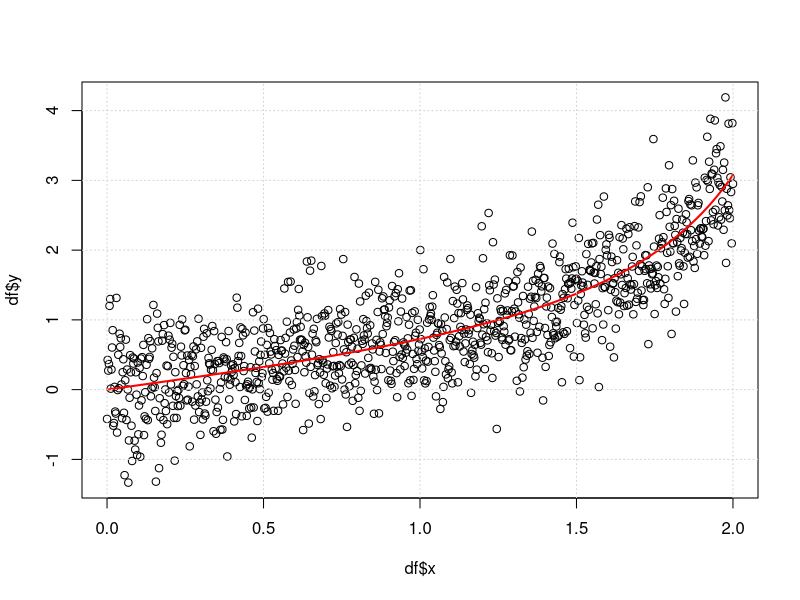
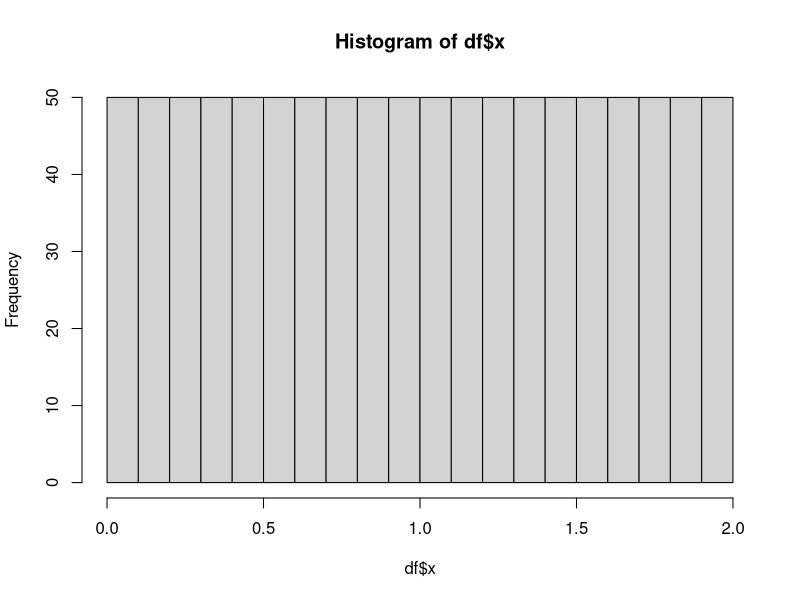
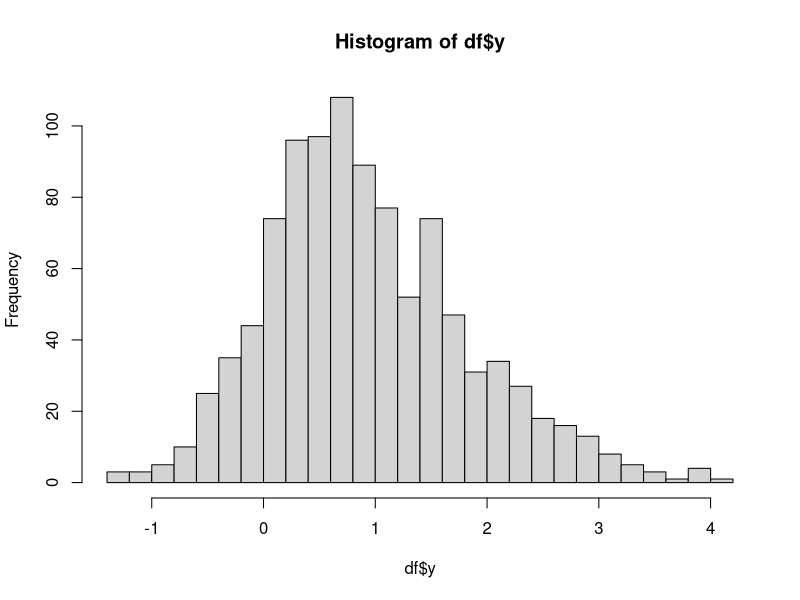
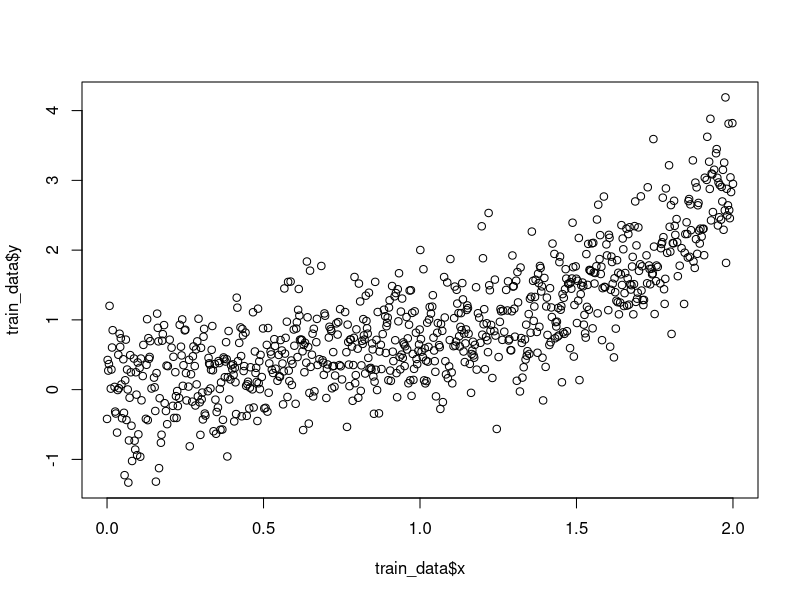
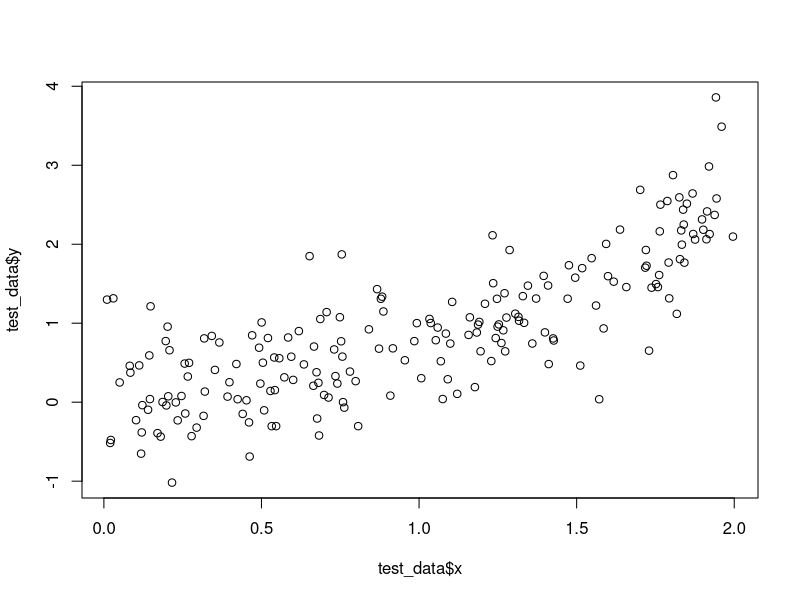
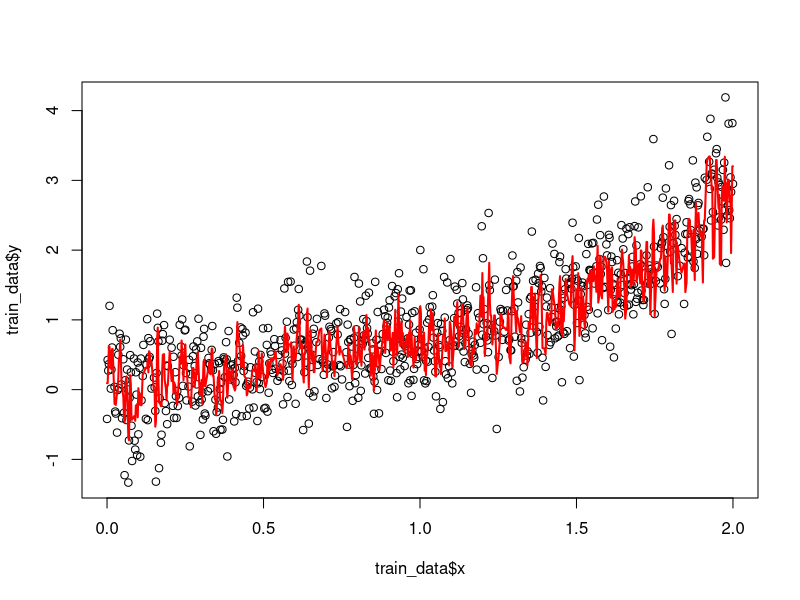
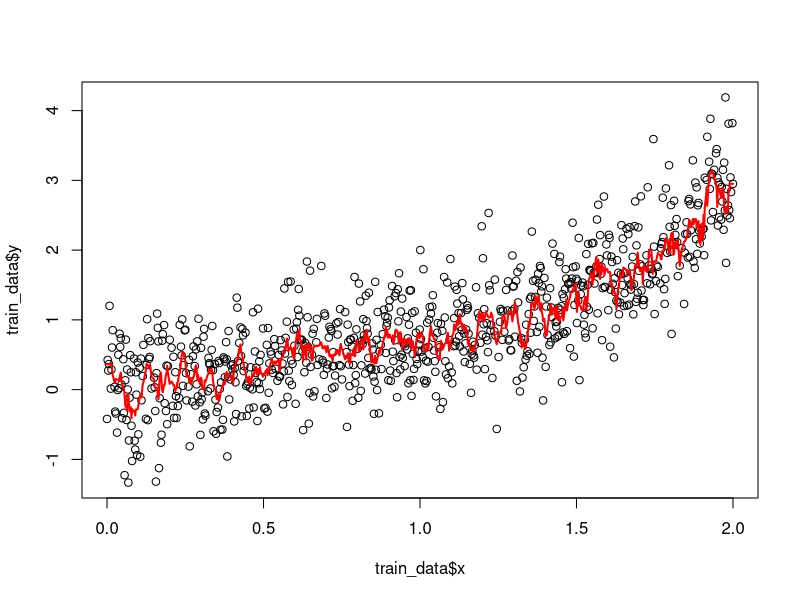
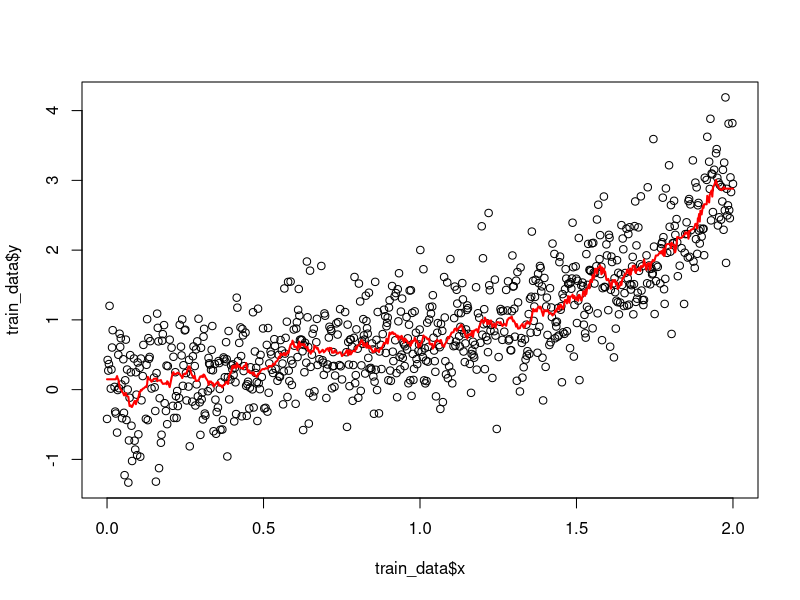

Source code (R) for these figures, in order: (Note: this script raises an error after producing the figures.)
#### KNN algorithm implementation without using library 
## generate data sample -----------
# underlying stochastic process 
f<- function(x) tan(0.2*pi*x)
x<-seq(0,2,length.out = 1000)
y<- f(x)+rnorm(1000,0,0.5)
df<-data.frame(x,y)
head(df)

# plot y vs. x
plot(df$x,df$y)
lines(df$x,f(df$x),col="red",lwd=2);grid()
# Histogram of x
hist(df$x,breaks = 20)

#Histogram of y
hist(df$y, breaks = 20)
# splitting the Data into train and test
train_data_index<-sample(1:nrow(df),0.8*nrow(df))
head(train_data_index)
train_data<-df[train_data_index,]
#ordering for drawing plot
train_data<-train_data[order(train_data$x,decreasing = F),]
head(train_data)
dim(train_data)
plot(train_data$x,train_data$y)
#test
test_data<-df[-train_data_index,]
#ordering for drawing plot
test_data<-test_data[order(test_data$x,decreasing = F),]
dim(test_data)
head(test_data)
plot(test_data$x,test_data$y)
## implementation of KNN algorithm 
KNN_f<-function(x,y,k)
{
  if(!is.matrix(x))
  {
    x<-as.matrix(x)
  }
  if(!is.matrix(y))
  {
    y<-as.matrix(y)
  }
  KNN<-list()
  KNN[["features"]]<-x
  KNN[["response"]]<-y
  KNN[["k"]]<- k
  return(KNN)
}
###calculating pairwise Distance matrix

pdist<-function(A,B)
{
  
  nA<-nrow(A)
  nB<-nrow(B)
  
  a<-apply(A, 1, function(m) t(m)%*% m)
  b<-apply(B, 1, function(m) t(m)%*% m)
  sqrt(
        matrix(a, nA, 1)%*% matrix(rep(1,nB),1,nB) +
        matrix(rep(1,nA),nA,1) %*% matrix(b, 1, nB) -
        2 * A %*% t(B)  
      )
}
### KNN predictor
 KNN_f_predict <- function(KNN, new_data_x)
 {
   if(!is.matrix(new_data_x))
   {
     
     new_data_x<- as.matrix(new_data_x)
   }
   #calculating distances
    
   dist_mat <- pdist(KNN[["features"]],new_data_x)
   t( apply(dist_mat, 2, rank)<=KNN[["k"]]) %*% KNN[["response"]] / KNN[["k"]]
   
 }

 
### prediction on training  data set------------
 # k=3
 train_data$predict_k3<-as.vector(KNN_f_predict(KNN_f(train_data$x, train_data$y, 3), train_data$x))
head(train_data)
plot(train_data$x,train_data$y)

lines(train_data$x, train_data$predict_k3,col="red",lwd=2)

#k=10
 
train_data$predict_k3<-as.vector(KNN_f_predict(KNN_f(train_data$x, train_data$y, 10), train_data$x))
head(train_data)
plot(train_data$x,train_data$y)

lines(train_data$x, train_data$predict_k3,col="red",lwd=2)
#k=25

train_data$predict_k3<-as.vector(KNN_f_predict(KNN_f(train_data$x, train_data$y, 25), train_data$x))
head(train_data)
plot(train_data$x,train_data$y)

lines(train_data$x, train_data$predict_k3,col="red",lwd=2)
# k=50
train_data$predict_k3<-as.vector(KNN_f_predict(KNN_f(train_data$x, train_data$y, 50), train_data$x))
head(train_data)
plot(train_data$x,train_data$y)

lines(train_data$x, train_data$predict_k3,col="red",lwd=2)
# k=100
train_data$predict_k3<-as.vector(KNN_f_predict(KNN_f(train_data$x, train_data$y, 100), train_data$x))
head(train_data)
plot(train_data$x,train_data$y)

lines(train_data$x, train_data$predict_k3,col="red",lwd=2)
## tuning k via K-fold validation

grids <-c(3,10,25,50,100)
grids

#10-fold validation
K_fold <- 10
train_data$fold <- sample(1:K_fold, nrow(train_data), replace = T)
head(train_data)
train_data

#RMSE matrix

rmse_mat <- matrix(NA, K_fold, length(grids), dimnames = list(NULL,paste(grids)))
rmse_mat

for (i in 1:length(grids)) {
  for (j in 1:K_fold) {
    calculated <- as.vector(
      KNN_f_predict(
        KNN_f(train_data$x[train_data$fold !=j] , train_data$y[train_data$fold !=j], grids[i]
              )
        , train_data$x[train_data$fold ==j]
      )
    )
  }
  rmse_mat[i ,j]<-round(mean((train_data$y[train_data$fold == j] - calculated) ^ 2), 3)
}










